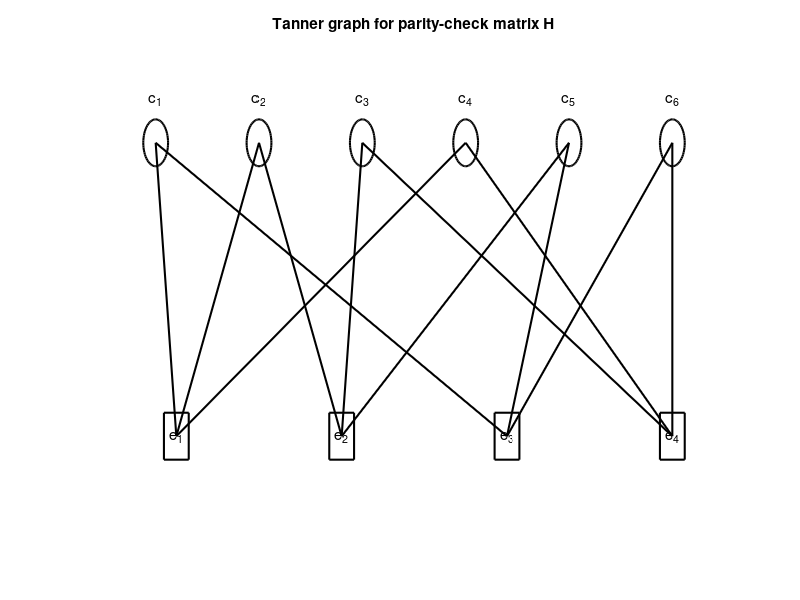

Here is the MATLAB script that generated this plot: (Note: this script raises an error after producing the figure.)
clear; close all; clc;

% Project 4 - LDPC coding and bit-flipping decoding
% Luong Hai Long - 22207056

baseDir = fileparts(mfilename('fullpath'));

% Question 1: draw the Tanner graph
H = [1 1 0 1 0 0;
     0 1 1 0 1 0;
     1 0 0 0 1 1;
     0 0 1 1 0 1];

fig = figure('Name','Tanner graph for parity-check matrix H');
hold on; grid on; axis off;
title('Tanner graph for parity-check matrix H');

x_var = 1:6;
y_var = 2.0 * ones(1,6);
x_chk = [1.2 2.8 4.4 6.0];
y_chk = 0.5 * ones(1,4);

for j = 1:size(H,1)
    for i = 1:size(H,2)
        if H(j,i) == 1
            plot([x_var(i), x_chk(j)], [y_var(i), y_chk(j)], 'k-', 'LineWidth', 1.5);
        end
    end
end

for i = 1:6
    rectangle('Position',[x_var(i)-0.12, y_var(i)-0.12, 0.24, 0.24], ...
              'Curvature',[1 1], 'EdgeColor','k', 'LineWidth', 1.5);
    text(x_var(i), y_var(i)+0.22, sprintf('c_%d', i), ...
         'HorizontalAlignment','center', 'FontSize', 11, 'Interpreter','tex');
end

for j = 1:4
    rectangle('Position',[x_chk(j)-0.12, y_chk(j)-0.12, 0.24, 0.24], ...
              'EdgeColor','k', 'LineWidth', 1.5);
    text(x_chk(j), y_chk(j), sprintf('e_%d', j), ...
         'HorizontalAlignment','center', 'VerticalAlignment','middle', ...
         'FontSize', 11, 'Interpreter','tex');
end

xlim([0.5 6.5]);
ylim([0 2.5]);
hold off;
saveas(fig, fullfile(baseDir, 'tanner_ldpc.png'));

% Questions 2 and 3: decode with the bit-flipping algorithm
c = [0 0 1 0 1 1];
r = [1 0 1 0 1 1];
y = r;

maxiter = 20;
iter = 0;
success = 0;

fprintf('--- LDPC DECODING WITH THE BIT-FLIPPING ALGORITHM ---\n');
fprintf('Transmitted codeword c = [%s]\n', num2str(c));
fprintf('Received word       r = [%s]\n\n', num2str(r));

syndrome_r = mod(H * transpose(r), 2);
fprintf('Initial syndrome s = [%s]\n\n', num2str(transpose(syndrome_r)));

while (success == 0 && iter < maxiter)
    fprintf('Iteration %d\n', iter + 1);

    E = zeros(4, 6);

    for j = 1:4
        for i = 1:6
            if H(j, i) == 1
                E(j, i) = mod(sum(y .* H(j, :)), 2);
            end
        end
    end

    M = zeros(1, 6);
    for i = 1:6
        M(i) = sum(E(:, i));
    end
    [Mmax, index] = max(M);

    fprintf('Current y = [%s]\n', num2str(y));
    fprintf('Error-vote matrix E =\n');
    disp(E);
    fprintf('Error-vote count M = [%s]\n', num2str(M));

    if Mmax ~= 0
        y(index) = mod(y(index) + 1, 2);
        fprintf('Flip bit at position %d\n', index);
    end

    areErrorsPresent = check_errors(H, y);
    if areErrorsPresent == 0
        success = 1;
        disp('No error');
    else
        disp('Still errors');
    end

    fprintf('Updated y = [%s]\n\n', num2str(y));
    iter = iter + 1;
end

fprintf('Final decoded y = [%s]\n', num2str(y));

if isequal(y, c)
    disp('Decoding successful: recovered the transmitted codeword.');
else
    disp('Warning: the decoded codeword differs from the transmitted codeword.');
end

function res = check_errors(H, current_frame)
    syndrome = H * transpose(current_frame);
    areErrors = any(mod(syndrome, 2));
    res = areErrors;
end
